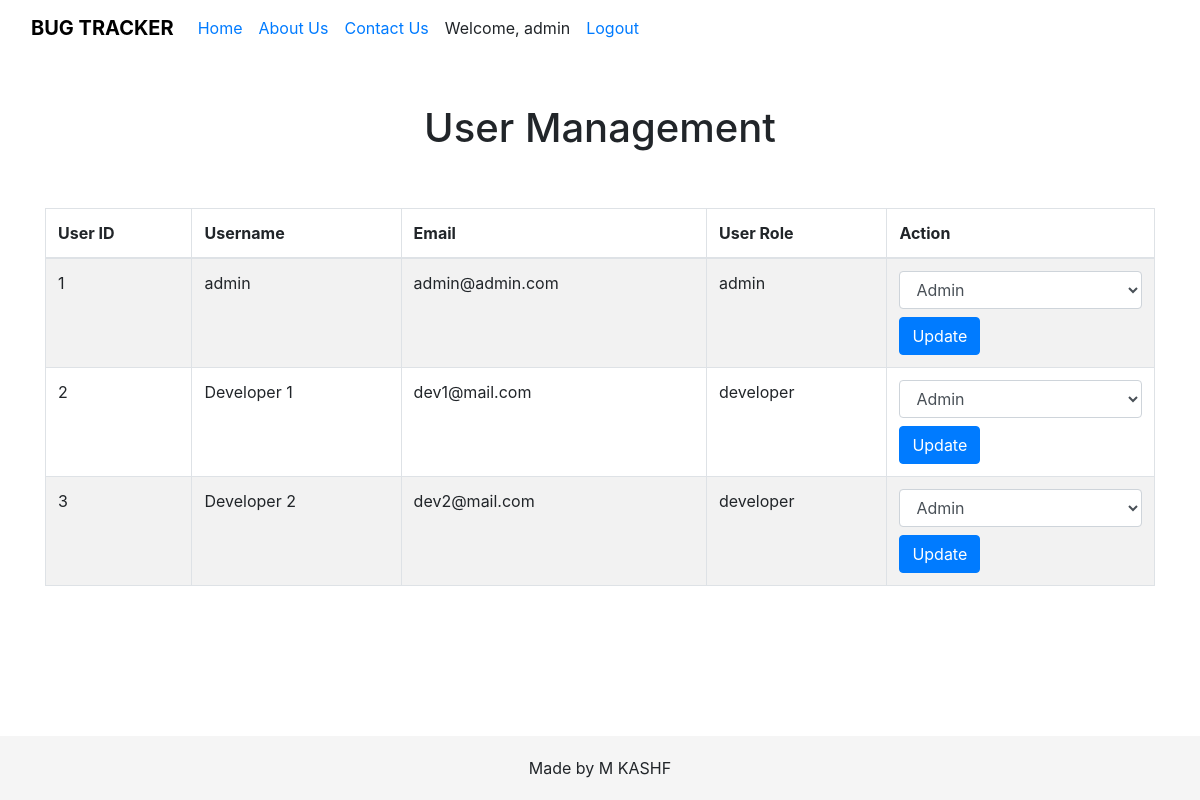
/manageuser.php (signed in), run on the app's committed database.
### tables this page shows
CREATE TABLE `user` (
  `user_id` int(11) NOT NULL,
  `username` varchar(255) NOT NULL,
  `password` varchar(255) NOT NULL,
  `email` varchar(255) NOT NULL,
  `user_role` enum('admin','developer','user') NOT NULL
);

### manageuser.php (the view, shortened to what this page needs)
<?php
include 'header.php';
$sql = "SELECT * FROM User";
$result = $conn->query($sql);
if ($result->num_rows > 0) {
    $users = $result->fetch_all(MYSQLI_ASSOC);
} else {
    $users = [];
}
?>
<!DOCTYPE html>
<html lang="en">
<head>
    <link rel="stylesheet" href="https://cdn.jsdelivr.net/npm/bootstrap@4.4.1/dist/css/bootstrap.min.css"
>
</head>
<body>
<div class="container mt-5">
   <center> <h1>User Management</h1></center><br><br>
    <table class="table table-bordered table-striped">
        <thead>
            <tr>
                <th>User ID</th>
                <th>Username</th>
                <th>Email</th>
                <th>User Role</th>
                <th>Action</th>
            </tr>
        </thead>
        <tbody>
            <?php foreach ($users as $user): ?>
                <tr>
                    <td><?= $user['user_id'] ?></td>
                    <td><?= $user['username'] ?></td>
                    <td><?= $user['email'] ?></td>
                    <td><?= $user['user_role'] ?></td>
                    <td>
                        <form action="update_user_role.php" method="post">
                            <select name="user_role" class="form-control">
                                <option value="admin">Admin</option>
                            </select>
                            <button type="submit" class="btn btn-primary mt-2">Update</button>
                        </form>
                    </td>
                </tr>
            <?php endforeach; ?>
        </tbody>
    </table>
</div>
</body>
</html>

### data on the page
user: user_id "1", username "admin", email "admin@admin.com", user_role "admin"
user: user_id "2", username "Developer 1", email "dev1@mail.com", user_role "developer"
user: user_id "3", username "Developer 2", email "dev2@mail.com", user_role "developer"

### other printed values
$_SESSION['username'] "admin"
